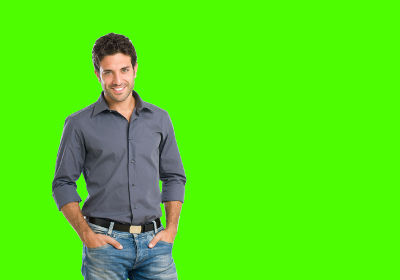
#> input picture images/chroma.jpg, 400 x 280 px
$ python imageChromaKey.py
#> lines starting #> are read from the running program, lines starting #| are printed output that depends on the picture; after the words box and inside, x2 and y2 are one past the last pixel; in counts of white or black regions, pixels touching at a corner belong together
# Python training - numpy
## Library import


import cv2
import matplotlib.pyplot as plt
import numpy as np

## Image import and format processing"""

image = cv2.imread("../images/chroma.jpg")
#> image is the input picture: shape (280, 400, 3); mean B, G, R 22.7, 224.8, 84.6
image = cv2.cvtColor(image, cv2.COLOR_BGR2RGB)

landscape = cv2.imread("../images/landscape.jpg")
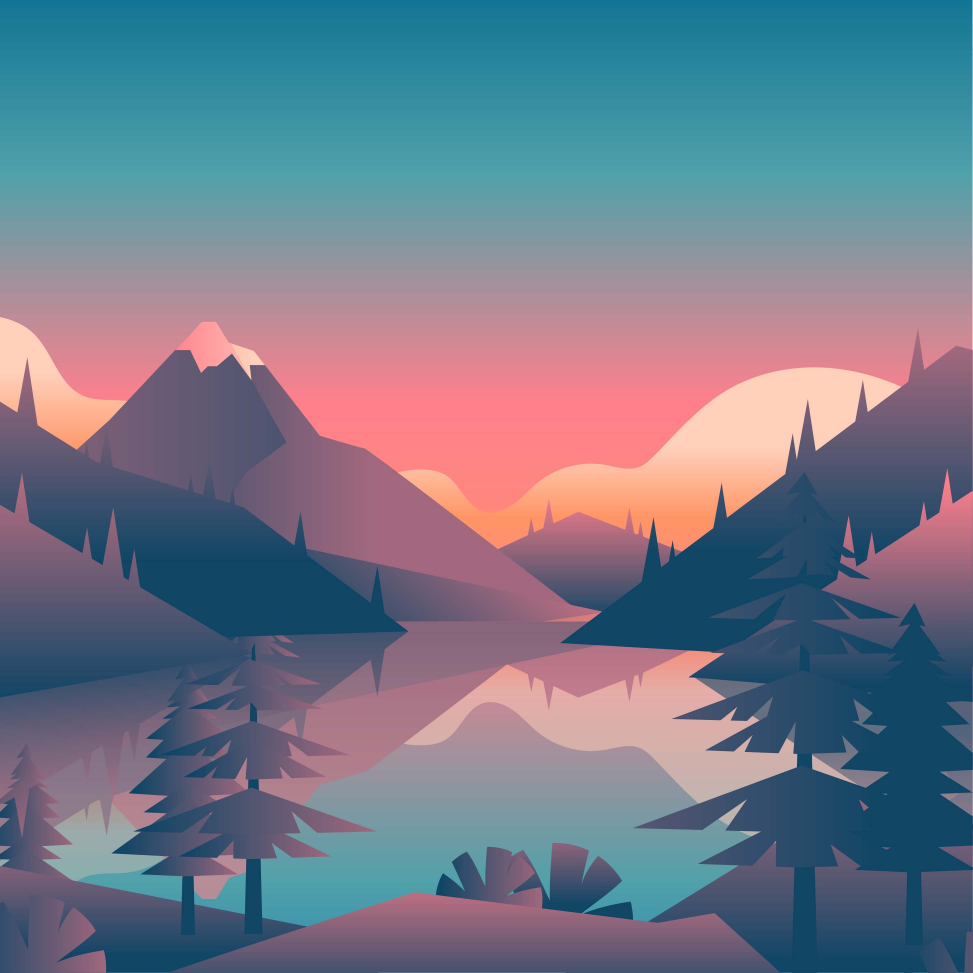
#> input picture images/landscape.jpg, 2917 x 2917 px (shown at 1/3 size)
#> landscape is the input picture: shape (2917, 2917, 3); mean B, G, R 137.7, 120.7, 111.3
landscape = cv2.cvtColor(landscape, cv2.COLOR_BGR2RGB)
width_height = (image.shape[1], image.shape[0])
#> width_height = (400, 280)
landscape = cv2.resize(landscape, width_height)
#> landscape: shape (280, 400, 3)

plt.subplot(121)
plt.imshow(image)
plt.subplot(122)
plt.imshow(landscape)

"""## Ndarrays shape"""

print(image.shape)
#| (280, 400, 3)

"""## Image channel split"""

# rgb(78, 253, 0)

r = image[:, :, 0]
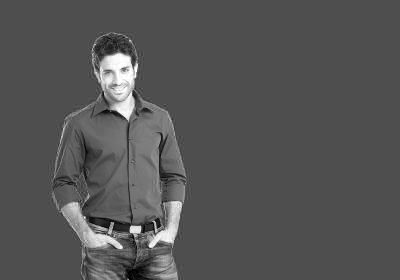
#> r: shape (280, 400); min 0, max 255, mean 84.6
g = image[:, :, 1]
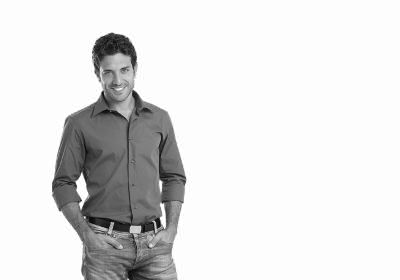
#> g: shape (280, 400); min 2, max 255, mean 224.8
b = image[:, :, 2]

plt.subplot(221)
plt.imshow(r, cmap="gray")
plt.subplot(222)
plt.imshow(g, cmap="gray")
plt.subplot(223)
plt.imshow(b, cmap="gray")
plt.subplot(224)
plt.imshow(image)

"""## Image thresholding"""

r_mask = (r < 77) | (r >= 79)
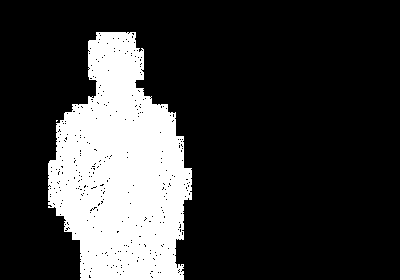
#> r_mask: shape (280, 400) bool; 21.8% white; 2 white regions (1 under 20 px), largest, box (x1, y1, x2, y2) and area: (48, 32, 192, 280) 24374
g_mask = (g < 250) | (g >= 255)
#> g_mask: shape (280, 400) bool; 21.4% white; 12 white regions (11 under 20 px), largest, box (x1, y1, x2, y2) and area: (48, 32, 192, 280) 23975
b_mask = b != 0
#> b_mask: shape (280, 400) bool; 21% white; 22 white regions (19 under 20 px), largest, box (x1, y1, x2, y2) and area: (48, 32, 189, 280) 23405, (189, 168, 192, 200) 48, (56, 120, 63, 135) 29

plt.subplot(221)
plt.imshow(r_mask, cmap="gray")
plt.subplot(222)
plt.imshow(g_mask, cmap="gray")
plt.subplot(223)
plt.imshow(b_mask, cmap="gray")
plt.subplot(224)
plt.imshow(image)

"""## Image masks creation"""

rgb_mask = r_mask & g_mask & b_mask
#> rgb_mask: shape (280, 400) bool; 20.3% white; 89 white regions (88 under 20 px), largest, box (x1, y1, x2, y2) and area: (48, 32, 189, 280) 22446
negative_rgb_mask = np.invert(rgb_mask)

plt.subplot(121)
plt.imshow(rgb_mask, cmap="gray")
plt.subplot(122)
plt.imshow(negative_rgb_mask, cmap="gray")

"""## Image masking"""

masked_image = image * rgb_mask[:, :, None]
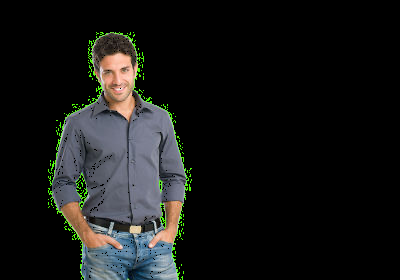
#> masked_image: shape (280, 400, 3); mean R, G, B 22.4, 23.5, 22.4

masked_landscape = landscape * negative_rgb_mask[:, :, None]
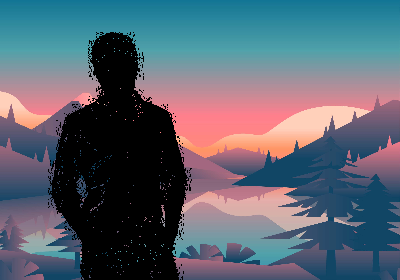
#> masked_landscape: shape (280, 400, 3); mean R, G, B 88.9, 98.8, 111.6

plt.subplot(121)
plt.imshow(masked_image)
plt.subplot(122)
plt.imshow(masked_landscape)

"""## Results"""

new_image = masked_image + masked_landscape
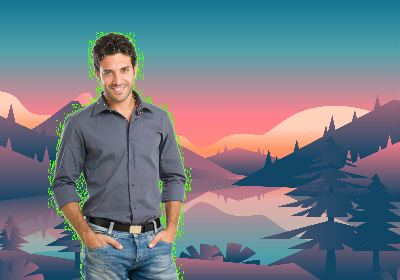
#> new_image: shape (280, 400, 3); mean R, G, B 111.2, 122.3, 133.9

plt.imshow(new_image)
